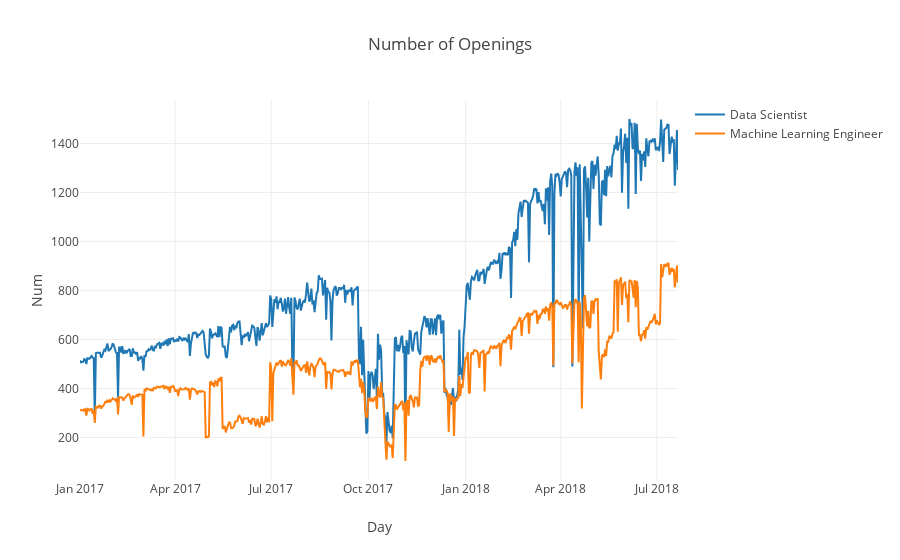

Notebook source saved alongside this figure:
### Markdown cell above
### Plot the time series job posting information

### Code cell
DS_total = DS.groupby('as_of_date').sum()
ML_total = ML.groupby('as_of_date').sum()
trace1 = go.Scatter(
    x = DS_total.index,
    y = DS_total.number_of_openings,
    name = 'Data Scientist'
)
trace2 = go.Scatter(
    x = ML_total.index,
    y = ML_total.number_of_openings,
    name = 'Machine Learning Engineer'
)
layout = go.Layout(
        title = "Number of Openings",
        xaxis = dict(title='Day'),
        yaxis = dict(title="Num"),
#        yaxis2 = dict(title='# of Employees', overlaying='y', side='right')
)
data = [trace1, trace2]
fig = go.Figure(data=data, layout=layout)
offline.iplot(fig, show_link=False)

### Figure 1 — Plotly figure (JSON) as saved in the notebook; plotly's stock layout.template omitted (floating-point values rounded to 4 significant figures; data arrays with more than 128 entries replaced by an {"elided": "..."} marker saying what was removed)
{"data": [{"name": "Data Scientist", "type": "scatter", "uid": "72d8eba8-33f7-11e9-9665-5b4cd908cbd7", "x": {"elided": "567 str values"}, "y": {"elided": "567 int values"}}, {"name": "Machine Learning Engineer", "type": "scatter", "uid": "72d8ef2c-33f7-11e9-9665-5b4cd908cbd7", "x": {"elided": "567 str values"}, "y": {"elided": "567 int values"}}], "layout": {"title": "Number of Openings", "xaxis": {"title": "Day"}, "yaxis": {"title": "Num"}}}
